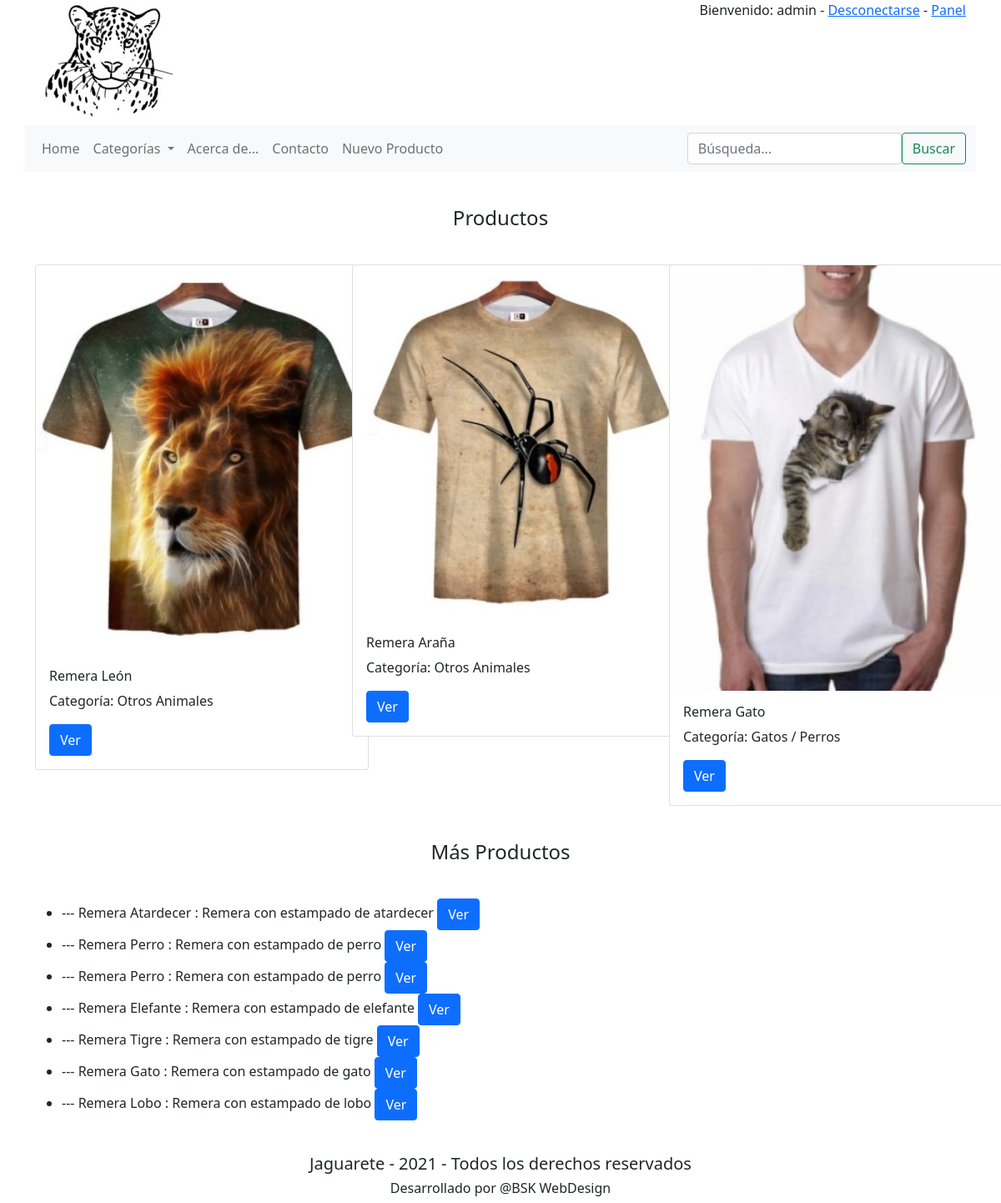
Screenshot of /apps/ (signed in) with the database file from the repository.
### apps/models.py (models this page shows, shortened)
class Producto(models.Model):
    categoria = models.ForeignKey(Categorias, on_delete=models.CASCADE, related_name="clasificacion_categoria")
    titulo = models.CharField(max_length=250, null=False)
    imagen = models.FileField(upload_to='imagenes/')
    contenido = models.CharField(max_length=2000, null=False)
    precio = models.IntegerField()

class Categorias(models.Model):
    categoria = models.CharField(max_length=64, null=False)
    def __str__(self):
        return f"{self.categoria}"

### apps/views.py (the view)
# urls.py: path('', views.index, name="index"),
def index(request):
    queryset = request.GET.get("buscar")
    if queryset:
        return render(request, "index.html", {
            "lista_categorias": Categorias.objects.all(),
            "lista_productos_principales": Producto.objects.all()[:3],
            "lista_productos": Producto.objects.all()[3:10],
            "lista_busqueda": Producto.objects.filter(
            Q(titulo__icontains = queryset) |
            Q(contenido__icontains = queryset)).distinct()
        })
    else:
        return render(request, "index.html", {
            "lista_categorias": Categorias.objects.all(),
            "lista_productos_principales": Producto.objects.all()[:3],
            "lista_productos": Producto.objects.all()[3:10],
        })

### apps/templates/index.html (shortened to what this page needs)
<!DOCTYPE HTML lang="es">
<html lang="es">
{% extends "layout.html" %}
{% block content %}
    {% if categoria_seleccionada %}
        <div class="alert alert-info" role="alert"><h4 style="text-align: center;">Categoría: {{ categoria_seleccionada }}</h4></div>
        <div class="row">
            {% for un_producto in lista_productos %}
                <div class="col-sm-4">
                    <div class="card" style="width: 25rem;">
                        <img class="card-img-top" src="{{ media_url  }}{{ un_producto.imagen.url }}" alt="My image">
                        <div class="card-body">
                          <h6 class="card-title">{{ un_producto.titulo }}</h6>
                          <p class="card-text">Categoría: {{ un_producto.categoria }}</p>
                          <a href="{% url 'producto' un_producto.id %}" class="btn btn-primary">Ver más</a>
                        </div>
                    </div>
                    <br>
                </div>
            {% empty %}
                <li>No hay articulos en ésta Sección.</li>
            {% endfor %}
        </div>
    {% else %}
        <div class="alert" role="alert"><h4 style="text-align: center;">Productos</h4></div>
        <div class="row">
            {% for un_producto in lista_productos_principales %}
                <div class="col-sm-4">
                    <div class="card" style="width: 25rem;">
                        <img class="card-img-top" src="{{ media_url  }}{{ un_producto.imagen.url }}" alt="My image">
                        <div class="card-body">
                        <h6 class="card-title">{{ un_producto.titulo }}</h6>
                        <p class="card-text">Categoría: {{ un_producto.categoria }}</p>
                        <a href="{% url 'producto' un_producto.id %}" class="btn btn-primary">Ver</a>
                        </div>
                    </div>
                    <br>
                </div>
            {% empty %}
                <li>No hay articulos en ésta Sección.</li>
            {% endfor %}
        </div>
        <div class="alert" role="alert"><h4 style="text-align: center;">Más Productos</h4></div>
        <ul>
            {% for un_producto in lista_productos %}
                <li>
                    --- {{un_producto.titulo}} : {{un_producto.contenido}}
                    <a href="{% url 'producto' un_producto.id %}" class="btn btn-primary">Ver</a>
                </li>
            {% endfor %}
        </ul>
    {% endif %}
{% endblock %}

### apps/templates/layout.html (shortened to what this page needs)
<!DOCTYPE HTML>
<html lang="es">
{% load static %}
    <head>
        <link href="https://cdn.jsdelivr.net/npm/bootstrap@5.0.1/dist/css/bootstrap.min.css" rel="stylesheet">
    </head>
    <body>
        <div class="container">
            <div class="row" style="background-color: white;;">
                <div class="col-sm-4">
                    <img src="{% static 'Logo.jpg' %}" alt="Jaguarete">
                </div>
                <div class="col-sm-8">
                    {% if user.is_authenticated %}
                    <ul class="nav justify-content-end">
                        <p>Bienvenido: {{ user.get_username }} - <a href ="{% url 'logout' %}?next={% url 'index' %}">Desconectarse</a>
                            {% if user.id == 1 %}
                                - <a href ="/admin">Panel</a>
                            {% else %}
                                - <a href ="{% url 'carrito' %}">Carrito</a>
                            {% endif %}
                        </p>
                    </ul>
                    {% endif %}
                </div>
            </div>
            <div class="row">
                <nav class="navbar navbar-expand-lg navbar-light bg-light">
                    <div class="collapse navbar-collapse" id="navbarSupportedContent">
                      <ul class="navbar-nav mr-auto">
                        <li class="nav-item active">
                          <a class="nav-link" href="/apps/">Home</span></a>
                        </li>
                        <li class="nav-item dropdown">
                            <a class="nav-link dropdown-toggle" href="#" id="navbarDropdown" role="button" data-bs-toggle="dropdown" aria-expanded="false">
                                Categorías
                            </a>
                        </li>
                        <li class="nav-item">
                            <a class="nav-link" href="/apps/acercade">Acerca de...</a>
                        </li>
                        <li class="nav-item">
                            <a class="nav-link" href="/apps/contacto">Contacto</a>
                        </li>
                        {% if user.id == 1 %}
                            <li class="nav-item">
                            <a class="nav-link" href="/apps/producto_alta">Nuevo Producto</a>
                            </li>
                        {% endif %}
                      </ul>
                    </div>
                    <form class="form-inline my-2 my-lg-0" method="get">
                        <ul class="nav justify-content-end">
                            <li><input class="form-control mr-sm-2" type="search" placeholder="Búsqueda..." name="buscar"></li>
                            <li><button class="btn btn-outline-success my-2 my-sm-0" type="submit">Buscar</button></li>
                        </ul>
                    </form>
                </nav>
            </div>
            <br>
            {% block body %}
                {% block content%}
                {% endblock %}
            {% endblock %}
            <br>
            <footer style="background-color: white;">
                <h5 style="text-align: center;">Jaguarete - 2021 - Todos los derechos reservados</h5>
                <h6 style="text-align: center;">Desarrollado por @BSK WebDesign</h6>
            </footer>
        </div>
    </body>
</html>

### rows the page displays
Producto: imagen (picture), titulo "Remera León", categoria "Otros Animales"
Producto: imagen (picture), titulo "Remera Araña", categoria "Otros Animales"
Producto: imagen (picture), titulo "Remera Gato", categoria "Gatos / Perros"
Producto: titulo "Remera Atardecer", contenido "Remera con estampado de atardecer"
Producto: titulo "Remera Perro", contenido "Remera con estampado de perro"
Producto: titulo "Remera Perro", contenido "Remera con estampado de perro"
Producto: titulo "Remera Elefante", contenido "Remera con estampado de elefante"
Producto: titulo "Remera Tigre", contenido "Remera con estampado de tigre"
Producto: titulo "Remera Gato", contenido "Remera con estampado de gato"
Producto: titulo "Remera Lobo", contenido "Remera con estampado de lobo"

### other values shown
{{ user.get_username }} "admin"
